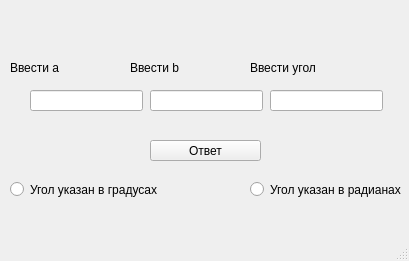
<?xml version="1.0" encoding="UTF-8"?>
<ui version="4.0">
 <class>MainWindow</class>
 <widget class="QMainWindow" name="MainWindow">
  <property name="geometry">
   <rect>
    <x>0</x>
    <y>0</y>
    <width>409</width>
    <height>261</height>
   </rect>
  </property>
  <property name="windowTitle">
   <string>MainWindow</string>
  </property>
  <widget class="QWidget" name="centralwidget">
   <widget class="QPushButton" name="pushButton">
    <property name="geometry">
     <rect>
      <x>150</x>
      <y>140</y>
      <width>111</width>
      <height>21</height>
     </rect>
    </property>
    <property name="text">
     <string>Ответ</string>
    </property>
   </widget>
   <widget class="QLineEdit" name="input_B">
    <property name="geometry">
     <rect>
      <x>30</x>
      <y>90</y>
      <width>113</width>
      <height>21</height>
     </rect>
    </property>
   </widget>
   <widget class="QLineEdit" name="input_C">
    <property name="geometry">
     <rect>
      <x>150</x>
      <y>90</y>
      <width>113</width>
      <height>21</height>
     </rect>
    </property>
   </widget>
   <widget class="QLineEdit" name="input_X">
    <property name="geometry">
     <rect>
      <x>270</x>
      <y>90</y>
      <width>113</width>
      <height>21</height>
     </rect>
    </property>
   </widget>
   <widget class="QRadioButton" name="radioButton">
    <property name="geometry">
     <rect>
      <x>10</x>
      <y>180</y>
      <width>151</width>
      <height>19</height>
     </rect>
    </property>
    <property name="text">
     <string>Угол указан в градусах</string>
    </property>
   </widget>
   <widget class="QRadioButton" name="radioButton_2">
    <property name="geometry">
     <rect>
      <x>250</x>
      <y>180</y>
      <width>151</width>
      <height>19</height>
     </rect>
    </property>
    <property name="text">
     <string>Угол указан в радианах</string>
    </property>
   </widget>
   <widget class="QLabel" name="label">
    <property name="geometry">
     <rect>
      <x>10</x>
      <y>60</y>
      <width>111</width>
      <height>16</height>
     </rect>
    </property>
    <property name="text">
     <string>Ввести а</string>
    </property>
   </widget>
   <widget class="QLabel" name="label_2">
    <property name="geometry">
     <rect>
      <x>130</x>
      <y>60</y>
      <width>111</width>
      <height>16</height>
     </rect>
    </property>
    <property name="text">
     <string>Ввести b</string>
    </property>
   </widget>
   <widget class="QLabel" name="label_3">
    <property name="geometry">
     <rect>
      <x>250</x>
      <y>60</y>
      <width>111</width>
      <height>16</height>
     </rect>
    </property>
    <property name="text">
     <string>Ввести угол</string>
    </property>
   </widget>
  </widget>
  <widget class="QMenuBar" name="menubar">
   <property name="geometry">
    <rect>
     <x>0</x>
     <y>0</y>
     <width>409</width>
     <height>20</height>
    </rect>
   </property>
  </widget>
  <widget class="QStatusBar" name="statusbar"/>
 </widget>
 <resources/>
 <connections/>
</ui>
